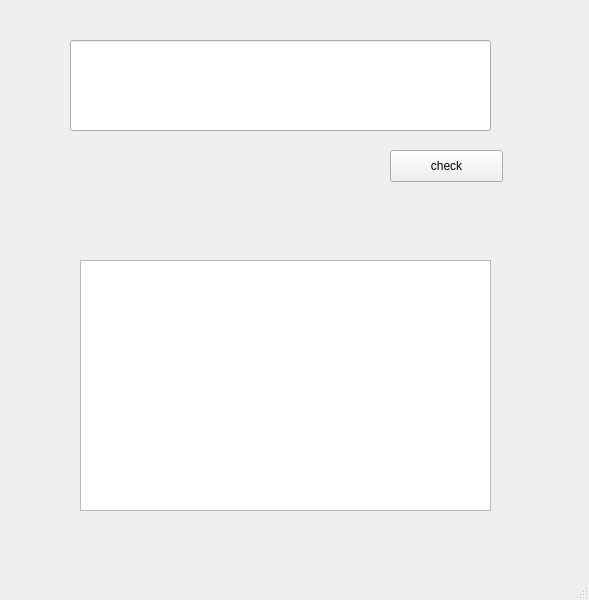
<?xml version="1.0" encoding="UTF-8"?>
<ui version="4.0">
 <class>window2</class>
 <widget class="QMainWindow" name="window2">
  <property name="geometry">
   <rect>
    <x>0</x>
    <y>0</y>
    <width>589</width>
    <height>600</height>
   </rect>
  </property>
  <property name="windowTitle">
   <string>MainWindow</string>
  </property>
  <widget class="QWidget" name="centralwidget">
   <widget class="QPushButton" name="window2_check_btn">
    <property name="geometry">
     <rect>
      <x>390</x>
      <y>150</y>
      <width>113</width>
      <height>32</height>
     </rect>
    </property>
    <property name="text">
     <string>check</string>
    </property>
   </widget>
   <widget class="QTextBrowser" name="window2_result_field">
    <property name="geometry">
     <rect>
      <x>80</x>
      <y>260</y>
      <width>411</width>
      <height>251</height>
     </rect>
    </property>
   </widget>
   <widget class="QLineEdit" name="window2_input_field">
    <property name="geometry">
     <rect>
      <x>70</x>
      <y>40</y>
      <width>421</width>
      <height>91</height>
     </rect>
    </property>
   </widget>
  </widget>
  <widget class="QMenuBar" name="menubar">
   <property name="geometry">
    <rect>
     <x>0</x>
     <y>0</y>
     <width>589</width>
     <height>22</height>
    </rect>
   </property>
  </widget>
  <widget class="QStatusBar" name="statusbar"/>
 </widget>
 <resources/>
 <connections/>
</ui>
